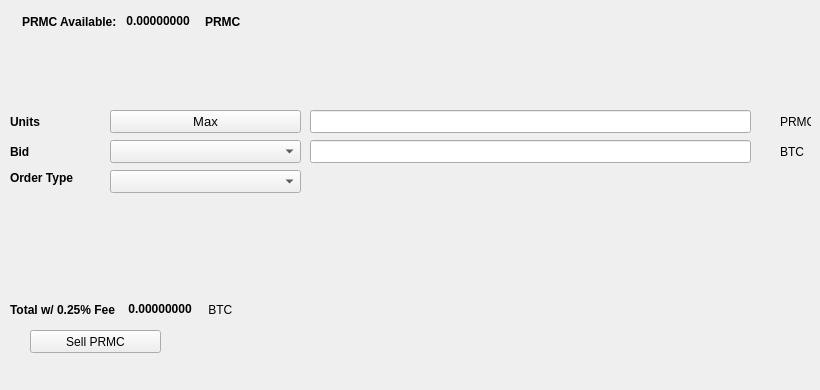
   <widget class="QWidget" name="SellTab">
    <attribute name="title">
     <string>Sell</string>
    </attribute>
    <widget class="QLabel" name="label_16">
     <property name="geometry">
      <rect>
       <x>780</x>
       <y>140</y>
       <width>31</width>
       <height>23</height>
      </rect>
     </property>
     <property name="text">
      <string>BTC</string>
     </property>
    </widget>
    <widget class="QComboBox" name="SellBidcomboBox">
     <property name="geometry">
      <rect>
       <x>110</x>
       <y>140</y>
       <width>191</width>
       <height>23</height>
      </rect>
     </property>
     <property name="font">
      <font>
       <pointsize>10</pointsize>
      </font>
     </property>
    </widget>
    <widget class="QLabel" name="label_18">
     <property name="geometry">
      <rect>
       <x>10</x>
       <y>110</y>
       <width>46</width>
       <height>23</height>
      </rect>
     </property>
     <property name="font">
      <font>
       <weight>75</weight>
       <bold>true</bold>
      </font>
     </property>
     <property name="text">
      <string>Units</string>
     </property>
    </widget>
    <widget class="QPushButton" name="Sell_Max_Amount">
     <property name="geometry">
      <rect>
       <x>110</x>
       <y>110</y>
       <width>191</width>
       <height>23</height>
      </rect>
     </property>
     <property name="font">
      <font>
       <pointsize>10</pointsize>
      </font>
     </property>
     <property name="text">
      <string>Max</string>
     </property>
    </widget>
    <widget class="QLabel" name="label_20">
     <property name="geometry">
      <rect>
       <x>10</x>
       <y>170</y>
       <width>91</width>
       <height>16</height>
      </rect>
     </property>
     <property name="font">
      <font>
       <weight>75</weight>
       <bold>true</bold>
      </font>
     </property>
     <property name="text">
      <string>Order Type</string>
     </property>
    </widget>
    <widget class="QComboBox" name="SellOrdertypeCombo">
     <property name="geometry">
      <rect>
       <x>110</x>
       <y>170</y>
       <width>191</width>
       <height>23</height>
      </rect>
     </property>
     <property name="font">
      <font>
       <pointsize>10</pointsize>
      </font>
     </property>
    </widget>
    <widget class="QLabel" name="label_21">
     <property name="geometry">
      <rect>
       <x>10</x>
       <y>140</y>
       <width>46</width>
       <height>23</height>
      </rect>
     </property>
     <property name="font">
      <font>
       <weight>75</weight>
       <bold>true</bold>
      </font>
     </property>
     <property name="text">
      <string>Bid</string>
     </property>
    </widget>
    <widget class="QLabel" name="label_22">
     <property name="geometry">
      <rect>
       <x>780</x>
       <y>110</y>
       <width>31</width>
       <height>23</height>
      </rect>
     </property>
     <property name="text">
      <string>PRMC</string>
     </property>
    </widget>
    <widget class="QLineEdit" name="UnitsInputENZ">
     <property name="geometry">
      <rect>
       <x>310</x>
       <y>110</y>
       <width>441</width>
       <height>23</height>
      </rect>
     </property>
     <property name="font">
      <font>
       <pointsize>9</pointsize>
       <weight>75</weight>
       <bold>true</bold>
      </font>
     </property>
    </widget>
    <widget class="QLineEdit" name="SellBidPriceEdit">
     <property name="geometry">
      <rect>
       <x>310</x>
       <y>140</y>
       <width>441</width>
       <height>23</height>
      </rect>
     </property>
     <property name="font">
      <font>
       <pointsize>9</pointsize>
       <weight>75</weight>
       <bold>true</bold>
      </font>
     </property>
    </widget>
    <widget class="QPushButton" name="SellENZBTN">
     <property name="geometry">
      <rect>
       <x>30</x>
       <y>330</y>
       <width>131</width>
       <height>23</height>
      </rect>
     </property>
     <property name="text">
      <string>Sell PRMC</string>
     </property>
     <property name="icon">
      <iconset resource="../premiumcoin">
       <normaloff>:/icons/bitcoin</normaloff>:/icons/bitcoin</iconset>
     </property>
    </widget>
    <widget class="QWidget" name="layoutWidget3">
     <property name="geometry">
      <rect>
       <x>22</x>
       <y>12</y>
       <width>258</width>
       <height>19</height>
      </rect>
     </property>
     <layout class="QHBoxLayout" name="horizontalLayout">
      <item>
       <widget class="QLabel" name="label232_2">
        <property name="font">
         <font>
          <weight>75</weight>
          <bold>true</bold>
         </font>
        </property>
        <property name="text">
         <string>PRMC Available:</string>
        </property>
       </widget>
      </item>
      <item>
       <widget class="QLabel" name="ENZAvailableLabel">
        <property name="palette">
         <palette>
          <active>
           <colorrole role="WindowText">
            <brush brushstyle="SolidPattern">
             <color alpha="255">
              <red>0</red>
              <green>0</green>
              <blue>0</blue>
             </color>
            </brush>
           </colorrole>
           <colorrole role="Button">
            <brush brushstyle="SolidPattern">
             <color alpha="255">
              <red>0</red>
              <green>170</green>
              <blue>0</blue>
             </color>
            </brush>
           </colorrole>
           <colorrole role="Light">
            <brush brushstyle="SolidPattern">
             <color alpha="255">
              <red>0</red>
              <green>255</green>
              <blue>0</blue>
             </color>
            </brush>
           </colorrole>
           <colorrole role="Midlight">
            <brush brushstyle="SolidPattern">
             <color alpha="255">
              <red>0</red>
              <green>212</green>
              <blue>0</blue>
             </color>
            </brush>
           </colorrole>
           <colorrole role="Dark">
            <brush brushstyle="SolidPattern">
             <color alpha="255">
              <red>0</red>
              <green>85</green>
              <blue>0</blue>
             </color>
            </brush>
           </colorrole>
           <colorrole role="Mid">
            <brush brushstyle="SolidPattern">
             <color alpha="255">
              <red>0</red>
              <green>113</green>
              <blue>0</blue>
             </color>
            </brush>
           </colorrole>
           <colorrole role="Text">
            <brush brushstyle="SolidPattern">
             <color alpha="255">
              <red>0</red>
              <green>170</green>
              <blue>0</blue>
             </color>
            </brush>
           </colorrole>
           <colorrole role="BrightText">
            <brush brushstyle="SolidPattern">
             <color alpha="255">
              <red>255</red>
              <green>255</green>
              <blue>255</blue>
             </color>
            </brush>
           </colorrole>
           <colorrole role="ButtonText">
            <brush brushstyle="SolidPattern">
             <color alpha="255">
              <red>0</red>
              <green>0</green>
              <blue>0</blue>
             </color>
            </brush>
           </colorrole>
           <colorrole role="Base">
            <brush brushstyle="SolidPattern">
             <color alpha="255">
              <red>255</red>
              <green>255</green>
              <blue>255</blue>
             </color>
            </brush>
           </colorrole>
           <colorrole role="Window">
            <brush brushstyle="SolidPattern">
             <color alpha="255">
              <red>0</red>
              <green>170</green>
              <blue>0</blue>
             </color>
            </brush>
           </colorrole>
           <colorrole role="Shadow">
            <brush brushstyle="SolidPattern">
             <color alpha="255">
              <red>0</red>
              <green>0</green>
              <blue>0</blue>
             </color>
            </brush>
           </colorrole>
           <colorrole role="AlternateBase">
            <brush brushstyle="SolidPattern">
             <color alpha="255">
              <red>127</red>
              <green>212</green>
              <blue>127</blue>
             </color>
            </brush>
           </colorrole>
           <colorrole role="ToolTipBase">
            <brush brushstyle="SolidPattern">
             <color alpha="255">
              <red>255</red>
              <green>255</green>
              <blue>220</blue>
             </color>
            </brush>
           </colorrole>
           <colorrole role="ToolTipText">
            <brush brushstyle="SolidPattern">
             <color alpha="255">
              <red>0</red>
              <green>0</green>
              <blue>0</blue>
             </color>
            </brush>
           </colorrole>
          </active>
          <inactive>
           <colorrole role="WindowText">
            <brush brushstyle="SolidPattern">
             <color alpha="255">
              <red>0</red>
              <green>0</green>
              <blue>0</blue>
             </color>
            </brush>
           </colorrole>
           <colorrole role="Button">
            <brush brushstyle="SolidPattern">
             <color alpha="255">
              <red>0</red>
              <green>170</green>
              <blue>0</blue>
             </color>
            </brush>
           </colorrole>
           <colorrole role="Light">
            <brush brushstyle="SolidPattern">
             <color alpha="255">
              <red>0</red>
              <green>255</green>
              <blue>0</blue>
             </color>
            </brush>
           </colorrole>
           <colorrole role="Midlight">
            <brush brushstyle="SolidPattern">
             <color alpha="255">
              <red>0</red>
              <green>212</green>
              <blue>0</blue>
             </color>
            </brush>
           </colorrole>
           <colorrole role="Dark">
            <brush brushstyle="SolidPattern">
             <color alpha="255">
              <red>0</red>
              <green>85</green>
              <blue>0</blue>
             </color>
            </brush>
           </colorrole>
           <colorrole role="Mid">
            <brush brushstyle="SolidPattern">
             <color alpha="255">
              <red>0</red>
              <green>113</green>
              <blue>0</blue>
             </color>
            </brush>
           </colorrole>
           <colorrole role="Text">
            <brush brushstyle="SolidPattern">
             <color alpha="255">
              <red>0</red>
              <green>170</green>
              <blue>0</blue>
             </color>
            </brush>
           </colorrole>
           <colorrole role="BrightText">
            <brush brushstyle="SolidPattern">
             <color alpha="255">
              <red>255</red>
              <green>255</green>
              <blue>255</blue>
             </color>
            </brush>
           </colorrole>
           <colorrole role="ButtonText">
            <brush brushstyle="SolidPattern">
             <color alpha="255">
              <red>0</red>
              <green>0</green>
              <blue>0</blue>
             </color>
            </brush>
           </colorrole>
           <colorrole role="Base">
            <brush brushstyle="SolidPattern">
             <color alpha="255">
              <red>255</red>
              <green>255</green>
              <blue>255</blue>
             </color>
            </brush>
           </colorrole>
           <colorrole role="Window">
            <brush brushstyle="SolidPattern">
             <color alpha="255">
              <red>0</red>
              <green>170</green>
              <blue>0</blue>
             </color>
            </brush>
           </colorrole>
           <colorrole role="Shadow">
            <brush brushstyle="SolidPattern">
             <color alpha="255">
              <red>0</red>
              <green>0</green>
              <blue>0</blue>
             </color>
            </brush>
           </colorrole>
           <colorrole role="AlternateBase">
            <brush brushstyle="SolidPattern">
             <color alpha="255">
              <red>127</red>
              <green>212</green>
              <blue>127</blue>
             </color>
            </brush>
           </colorrole>
           <colorrole role="ToolTipBase">
            <brush brushstyle="SolidPattern">
             <color alpha="255">
              <red>255</red>
              <green>255</green>
              <blue>220</blue>
             </color>
            </brush>
           </colorrole>
           <colorrole role="ToolTipText">
            <brush brushstyle="SolidPattern">
             <color alpha="255">
              <red>0</red>
              <green>0</green>
              <blue>0</blue>
             </color>
            </brush>
           </colorrole>
          </inactive>
          <disabled>
           <colorrole role="WindowText">
            <brush brushstyle="SolidPattern">
             <color alpha="255">
              <red>0</red>
              <green>85</green>
              <blue>0</blue>
             </color>
            </brush>
           </colorrole>
           <colorrole role="Button">
            <brush brushstyle="SolidPattern">
             <color alpha="255">
              <red>0</red>
              <green>170</green>
              <blue>0</blue>
             </color>
            </brush>
           </colorrole>
           <colorrole role="Light">
            <brush brushstyle="SolidPattern">
             <color alpha="255">
              <red>0</red>
              <green>255</green>
              <blue>0</blue>
             </color>
            </brush>
           </colorrole>
           <colorrole role="Midlight">
            <brush brushstyle="SolidPattern">
             <color alpha="255">
              <red>0</red>
              <green>212</green>
              <blue>0</blue>
             </color>
            </brush>
           </colorrole>
           <colorrole role="Dark">
            <brush brushstyle="SolidPattern">
             <color alpha="255">
              <red>0</red>
              <green>85</green>
              <blue>0</blue>
             </color>
            </brush>
           </colorrole>
           <colorrole role="Mid">
            <brush brushstyle="SolidPattern">
             <color alpha="255">
              <red>0</red>
              <green>113</green>
              <blue>0</blue>
             </color>
            </brush>
           </colorrole>
           <colorrole role="Text">
            <brush brushstyle="SolidPattern">
             <color alpha="255">
              <red>0</red>
              <green>85</green>
              <blue>0</blue>
             </color>
            </brush>
           </colorrole>
           <colorrole role="BrightText">
            <brush brushstyle="SolidPattern">
             <color alpha="255">
              <red>255</red>
              <green>255</green>
              <blue>255</blue>
             </color>
            </brush>
           </colorrole>
           <colorrole role="ButtonText">
            <brush brushstyle="SolidPattern">
             <color alpha="255">
              <red>0</red>
              <green>85</green>
              <blue>0</blue>
             </color>
            </brush>
           </colorrole>
           <colorrole role="Base">
            <brush brushstyle="SolidPattern">
             <color alpha="255">
              <red>0</red>
              <green>170</green>
              <blue>0</blue>
             </color>
            </brush>
           </colorrole>
           <colorrole role="Window">
            <brush brushstyle="SolidPattern">
             <color alpha="255">
              <red>0</red>
              <green>170</green>
              <blue>0</blue>
             </color>
            </brush>
           </colorrole>
           <colorrole role="Shadow">
            <brush brushstyle="SolidPattern">
             <color alpha="255">
              <red>0</red>
              <green>0</green>
              <blue>0</blue>
             </color>
            </brush>
           </colorrole>
           <colorrole role="AlternateBase">
            <brush brushstyle="SolidPattern">
             <color alpha="255">
              <red>0</red>
              <green>170</green>
              <blue>0</blue>
             </color>
            </brush>
           </colorrole>
           <colorrole role="ToolTipBase">
            <brush brushstyle="SolidPattern">
             <color alpha="255">
              <red>255</red>
              <green>255</green>
              <blue>220</blue>
             </color>
            </brush>
           </colorrole>
           <colorrole role="ToolTipText">
            <brush brushstyle="SolidPattern">
             <color alpha="255">
              <red>0</red>
              <green>0</green>
              <blue>0</blue>
             </color>
            </brush>
           </colorrole>
          </disabled>
         </palette>
        </property>
        <property name="font">
         <font>
          <weight>75</weight>
          <bold>true</bold>
         </font>
        </property>
        <property name="text">
         <string> 0.00000000 </string>
        </property>
        <property name="textInteractionFlags">
         <set>Qt::LinksAccessibleByMouse|Qt::TextSelectableByKeyboard|Qt::TextSelectableByMouse</set>
        </property>
       </widget>
      </item>
      <item>
       <widget class="QLabel" name="labelENZ">
        <property name="font">
         <font>
          <weight>75</weight>
          <bold>true</bold>
         </font>
        </property>
        <property name="text">
         <string>PRMC</string>
        </property>
       </widget>
      </item>
     </layout>
    </widget>
    <widget class="QWidget" name="layoutWidget">
     <property name="geometry">
      <rect>
       <x>10</x>
       <y>300</y>
       <width>268</width>
       <height>19</height>
      </rect>
     </property>
     <layout class="QHBoxLayout" name="horizontalLayout_2">
      <item>
       <widget class="QLabel" name="label_19">
        <property name="font">
         <font>
          <weight>75</weight>
          <bold>true</bold>
         </font>
        </property>
        <property name="text">
         <string>Total w/ 0.25% Fee </string>
        </property>
       </widget>
      </item>
      <item>
       <widget class="QLabel" name="SellCostLabel">
        <property name="palette">
         <palette>
          <active>
           <colorrole role="WindowText">
            <brush brushstyle="SolidPattern">
             <color alpha="255">
              <red>0</red>
              <green>0</green>
              <blue>0</blue>
             </color>
            </brush>
           </colorrole>
           <colorrole role="Button">
            <brush brushstyle="SolidPattern">
             <color alpha="255">
              <red>0</red>
              <green>170</green>
              <blue>0</blue>
             </color>
            </brush>
           </colorrole>
           <colorrole role="Light">
            <brush brushstyle="SolidPattern">
             <color alpha="255">
              <red>0</red>
              <green>255</green>
              <blue>0</blue>
             </color>
            </brush>
           </colorrole>
           <colorrole role="Midlight">
            <brush brushstyle="SolidPattern">
             <color alpha="255">
              <red>0</red>
              <green>212</green>
              <blue>0</blue>
             </color>
            </brush>
           </colorrole>
           <colorrole role="Dark">
            <brush brushstyle="SolidPattern">
             <color alpha="255">
              <red>0</red>
              <green>85</green>
              <blue>0</blue>
             </color>
            </brush>
           </colorrole>
           <colorrole role="Mid">
            <brush brushstyle="SolidPattern">
             <color alpha="255">
              <red>0</red>
              <green>113</green>
              <blue>0</blue>
             </color>
            </brush>
           </colorrole>
           <colorrole role="Text">
            <brush brushstyle="SolidPattern">
             <color alpha="255">
              <red>0</red>
              <green>170</green>
              <blue>0</blue>
             </color>
            </brush>
           </colorrole>
           <colorrole role="BrightText">
            <brush brushstyle="SolidPattern">
             <color alpha="255">
              <red>255</red>
              <green>255</green>
              <blue>255</blue>
             </color>
            </brush>
           </colorrole>
           <colorrole role="ButtonText">
            <brush brushstyle="SolidPattern">
             <color alpha="255">
              <red>0</red>
              <green>0</green>
              <blue>0</blue>
             </color>
            </brush>
           </colorrole>
           <colorrole role="Base">
            <brush brushstyle="SolidPattern">
             <color alpha="255">
              <red>255</red>
              <green>255</green>
              <blue>255</blue>
             </color>
            </brush>
           </colorrole>
           <colorrole role="Window">
            <brush brushstyle="SolidPattern">
             <color alpha="255">
              <red>0</red>
              <green>170</green>
              <blue>0</blue>
             </color>
            </brush>
           </colorrole>
           <colorrole role="Shadow">
            <brush brushstyle="SolidPattern">
             <color alpha="255">
              <red>0</red>
              <green>0</green>
              <blue>0</blue>
             </color>
            </brush>
           </colorrole>
           <colorrole role="AlternateBase">
            <brush brushstyle="SolidPattern">
             <color alpha="255">
              <red>127</red>
              <green>212</green>
              <blue>127</blue>
             </color>
            </brush>
           </colorrole>
           <colorrole role="ToolTipBase">
            <brush brushstyle="SolidPattern">
             <color alpha="255">
              <red>255</red>
              <green>255</green>
              <blue>220</blue>
             </color>
            </brush>
           </colorrole>
           <colorrole role="ToolTipText">
            <brush brushstyle="SolidPattern">
             <color alpha="255">
              <red>0</red>
              <green>0</green>
              <blue>0</blue>
             </color>
            </brush>
           </colorrole>
          </active>
          <inactive>
           <colorrole role="WindowText">
            <brush brushstyle="SolidPattern">
             <color alpha="255">
              <red>0</red>
              <green>0</green>
              <blue>0</blue>
             </color>
            </brush>
           </colorrole>
           <colorrole role="Button">
            <brush brushstyle="SolidPattern">
             <color alpha="255">
              <red>0</red>
              <green>170</green>
              <blue>0</blue>
             </color>
            </brush>
           </colorrole>
           <colorrole role="Light">
            <brush brushstyle="SolidPattern">
             <color alpha="255">
              <red>0</red>
              <green>255</green>
              <blue>0</blue>
             </color>
            </brush>
           </colorrole>
           <colorrole role="Midlight">
            <brush brushstyle="SolidPattern">
             <color alpha="255">
              <red>0</red>
              <green>212</green>
              <blue>0</blue>
             </color>
            </brush>
           </colorrole>
           <colorrole role="Dark">
            <brush brushstyle="SolidPattern">
             <color alpha="255">
              <red>0</red>
              <green>85</green>
              <blue>0</blue>
             </color>
            </brush>
           </colorrole>
           <colorrole role="Mid">
            <brush brushstyle="SolidPattern">
             <color alpha="255">
              <red>0</red>
              <green>113</green>
              <blue>0</blue>
             </color>
            </brush>
           </colorrole>
           <colorrole role="Text">
            <brush brushstyle="SolidPattern">
             <color alpha="255">
              <red>0</red>
              <green>170</green>
              <blue>0</blue>
             </color>
            </brush>
           </colorrole>
           <colorrole role="BrightText">
            <brush brushstyle="SolidPattern">
             <color alpha="255">
              <red>255</red>
              <green>255</green>
              <blue>255</blue>
             </color>
            </brush>
           </colorrole>
           <colorrole role="ButtonText">
            <brush brushstyle="SolidPattern">
             <color alpha="255">
              <red>0</red>
              <green>0</green>
              <blue>0</blue>
             </color>
            </brush>
           </colorrole>
           <colorrole role="Base">
            <brush brushstyle="SolidPattern">
             <color alpha="255">
              <red>255</red>
              <green>255</green>
              <blue>255</blue>
             </color>
            </brush>
           </colorrole>
           <colorrole role="Window">
            <brush brushstyle="SolidPattern">
             <color alpha="255">
              <red>0</red>
              <green>170</green>
              <blue>0</blue>
             </color>
            </brush>
           </colorrole>
           <colorrole role="Shadow">
            <brush brushstyle="SolidPattern">
             <color alpha="255">
              <red>0</red>
              <green>0</green>
              <blue>0</blue>
             </color>
            </brush>
           </colorrole>
           <colorrole role="AlternateBase">
            <brush brushstyle="SolidPattern">
             <color alpha="255">
              <red>127</red>
              <green>212</green>
              <blue>127</blue>
             </color>
            </brush>
           </colorrole>
           <colorrole role="ToolTipBase">
            <brush brushstyle="SolidPattern">
             <color alpha="255">
              <red>255</red>
              <green>255</green>
              <blue>220</blue>
             </color>
            </brush>
           </colorrole>
           <colorrole role="ToolTipText">
            <brush brushstyle="SolidPattern">
             <color alpha="255">
              <red>0</red>
              <green>0</green>
              <blue>0</blue>
             </color>
            </brush>
           </colorrole>
          </inactive>
          <disabled>
           <colorrole role="WindowText">
            <brush brushstyle="SolidPattern">
             <color alpha="255">
              <red>0</red>
              <green>85</green>
              <blue>0</blue>
             </color>
            </brush>
           </colorrole>
           <colorrole role="Button">
            <brush brushstyle="SolidPattern">
             <color alpha="255">
              <red>0</red>
              <green>170</green>
              <blue>0</blue>
             </color>
            </brush>
           </colorrole>
           <colorrole role="Light">
            <brush brushstyle="SolidPattern">
             <color alpha="255">
              <red>0</red>
              <green>255</green>
              <blue>0</blue>
             </color>
            </brush>
           </colorrole>
           <colorrole role="Midlight">
            <brush brushstyle="SolidPattern">
             <color alpha="255">
              <red>0</red>
              <green>212</green>
              <blue>0</blue>
             </color>
            </brush>
           </colorrole>
           <colorrole role="Dark">
            <brush brushstyle="SolidPattern">
             <color alpha="255">
              <red>0</red>
              <green>85</green>
              <blue>0</blue>
             </color>
            </brush>
           </colorrole>
           <colorrole role="Mid">
            <brush brushstyle="SolidPattern">
             <color alpha="255">
              <red>0</red>
              <green>113</green>
              <blue>0</blue>
             </color>
            </brush>
           </colorrole>
           <colorrole role="Text">
            <brush brushstyle="SolidPattern">
             <color alpha="255">
              <red>0</red>
              <green>85</green>
              <blue>0</blue>
             </color>
            </brush>
           </colorrole>
           <colorrole role="BrightText">
            <brush brushstyle="SolidPattern">
             <color alpha="255">
              <red>255</red>
              <green>255</green>
              <blue>255</blue>
             </color>
            </brush>
           </colorrole>
           <colorrole role="ButtonText">
            <brush brushstyle="SolidPattern">
             <color alpha="255">
              <red>0</red>
              <green>85</green>
              <blue>0</blue>
             </color>
            </brush>
           </colorrole>
           <colorrole role="Base">
            <brush brushstyle="SolidPattern">
             <color alpha="255">
              <red>0</red>
              <green>170</green>
              <blue>0</blue>
             </color>
            </brush>
           </colorrole>
           <colorrole role="Window">
            <brush brushstyle="SolidPattern">
             <color alpha="255">
              <red>0</red>
              <green>170</green>
              <blue>0</blue>
             </color>
            </brush>
           </colorrole>
           <colorrole role="Shadow">
            <brush brushstyle="SolidPattern">
             <color alpha="255">
              <red>0</red>
              <green>0</green>
              <blue>0</blue>
             </color>
            </brush>
           </colorrole>
           <colorrole role="AlternateBase">
            <brush brushstyle="SolidPattern">
             <color alpha="255">
              <red>0</red>
              <green>170</green>
              <blue>0</blue>
             </color>
            </brush>
           </colorrole>
           <colorrole role="ToolTipBase">
            <brush brushstyle="SolidPattern">
             <color alpha="255">
              <red>255</red>
              <green>255</green>
              <blue>220</blue>
             </color>
            </brush>
           </colorrole>
           <colorrole role="ToolTipText">
            <brush brushstyle="SolidPattern">
             <color alpha="255">
              <red>0</red>
              <green>0</green>
              <blue>0</blue>
             </color>
            </brush>
           </colorrole>
          </disabled>
         </palette>
        </property>
        <property name="font">
         <font>
          <weight>75</weight>
          <bold>true</bold>
         </font>
        </property>
        <property name="autoFillBackground">
         <bool>false</bool>
        </property>
        <property name="text">
         <string> 0.00000000</string>
        </property>
        <property name="textInteractionFlags">
         <set>Qt::LinksAccessibleByMouse|Qt::TextSelectableByMouse</set>
        </property>
       </widget>
      </item>
      <item>
       <widget class="QLabel" name="label_17">
        <property name="font">
         <font>
          <weight>50</weight>
          <bold>false</bold>
         </font>
        </property>
        <property name="text">
         <string> BTC</string>
        </property>
       </widget>
      </item>
     </layout>
    </widget>
    <widget class="QLabel" name="label_23">
     <property name="geometry">
      <rect>
       <x>460</x>
       <y>300</y>
       <width>281</width>
       <height>81</height>
      </rect>
     </property>
     <property name="text">
      <string/>
     </property>
     <property name="pixmap">
      <pixmap>:/images/bittrex</pixmap>
     </property>
    </widget>
   </widget>
